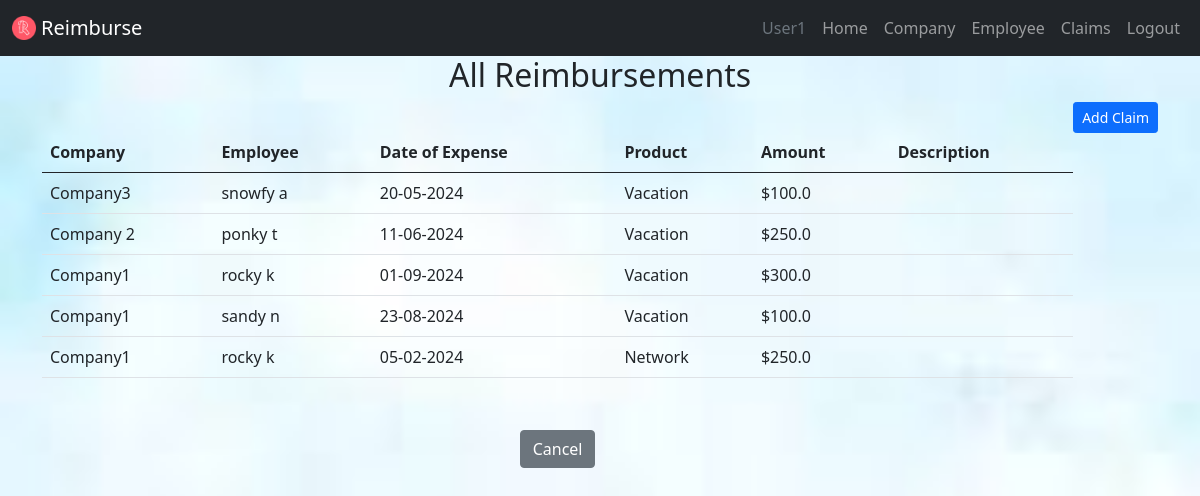
The page /reimbursements (signed in) on the database its author committed.
### website/models.py (models this page shows)
class User(db.Model, UserMixin):
    id = db.Column(db.Integer, primary_key=True)
    email = db.Column(db.String(150),nullable=False, unique=True)
    username = db.Column(db.String(150), nullable=False, unique=True)
    password = db.Column(db.String(150),nullable=False)
    companies = db.relationship('Company', backref='owner', lazy=True)

class Reimbursement(db.Model):
    id = db.Column(db.Integer, primary_key=True)
    employee_id = db.Column(db.Integer, db.ForeignKey('employee.id'), nullable=False)
    company_id = db.Column(db.Integer, db.ForeignKey('company.id'), nullable=False)
    date_of_expense = db.Column(db.DateTime(timezone=True), server_default=func.now())
    product = db.Column(db.String(100), nullable=False)
    amount = db.Column(db.Float, nullable=False)
    description = db.Column(db.Text, nullable=True)
    employee = db.relationship('Employee', backref=db.backref('reimbursement_records', lazy=True))
    company = db.relationship('Company', backref=db.backref('reimbursements', lazy=True))

class Company(db.Model):
    id = db.Column(db.Integer, primary_key=True)
    name = db.Column(db.String(150), nullable=False, unique=True)
    email = db.Column(db.String(120), nullable=True, unique=True)
    location = db.Column(db.String(200), nullable=False)
    website = db.Column(db.String(120), nullable=True)
    user_id = db.Column(db.Integer, db.ForeignKey('user.id'), nullable=False)
    employees = db.relationship('Employee', backref='company', lazy=True)

class Employee(db.Model):
    id = db.Column(db.Integer, primary_key=True)
    first_name = db.Column(db.String(100), nullable=False)
    last_name = db.Column(db.String(100), nullable=False)
    email = db.Column(db.String(120), nullable=False, unique=True)
    salary = db.Column(db.Float, nullable=True)
    hire_date = db.Column(db.Date, nullable=False)
    employee_number=db.Column(db.Integer,nullable=False)
    company_id = db.Column(db.Integer, db.ForeignKey('company.id'), nullable=False)

### website/views.py (the view)
@views.route('/reimbursements')
@login_required
def list_all_reimbursements():
    reimbursements = Reimbursement.query.all()
    companies = Company.query.all()
    employees = Employee.query.all()
    return render_template('reimbursements.html', reimbursements=reimbursements,user=current_user,employee=employees)

### website/__init__.py (called while the page is built)
def create_app():
    app = Flask(__name__)
    app.config['SECRET_KEY']="helloworld"
    app.config['SQLALCHEMY_DATABASE_URI'] = f'sqlite:///{DB_NAME}'
    db.init_app(app)
    app.config['UPLOAD_FOLDER']='uploads'
    app.config['ALLOWED_EXTENSIONS']={'png','jpg','jpeg','pdf'}
    def allowed_file(filename):
        return '.' in filename and \
            filename.rsplit('.',1)[1].lower() in app.config['ALLOWED_EXTENSIONS']
    from .views import views
    from .auth import auth
    app.register_blueprint(views, url_prefix="/")
    app.register_blueprint(auth, url_prefix="/")
    from .models import User,Company,Employee
    create_database(app)
    login_manager = LoginManager()
    login_manager.login_view ="auth.login"
    login_manager.init_app(app)
    @login_manager.user_loader
    def load_user(id):
        return User.query.get(int(id))
    return app

### website/templates/reimbursements.html
{% extends'base.html' %}
{% block content %}
<h2 align="center">All Reimbursements</h2>
<a href="{{url_for('views.add_claim')}}" class="btn btn-primary btn-sm  " style="float: right;">
    Add Claim</a>
<div
    style="display: flex;justify-content: center;align-items: center; flex-direction: column; gap: 20px; padding-top: 30px;">
    <table class="table">
        <thead>
            <tr>
                <th>Company</th>
                <th>Employee</th>
                <th>Date of Expense</th>
                <th>Product</th>
                <th>Amount</th>
                <th>Description</th>
            </tr>
        </thead>
        <tbody>
            {% for reimbursement in reimbursements %}
            <tr>
                <td>{{ reimbursement.employee.company.name }}</td>
                <td>{{ reimbursement.employee.first_name }} {{ reimbursement.employee.last_name }}</td>
                <td>{{ reimbursement.date_of_expense.strftime('%d-%m-%Y') }}</td>
                <td>{{ reimbursement.product }}</td>
                <td>${{ reimbursement.amount }}</td>
                <td>{{ reimbursement.description }}</td>
            </tr>
            {% endfor %}
        </tbody>
    </table>
    <div class="mt-3" align="'center">
        <a href="{{ url_for('views.home') }}" class="btn btn-secondary">Cancel</a>
    </div>
    {% endblock %}

### website/templates/base.html (shortened to what this page needs)
<!DOCTYPE html>
<html lang="en">
<head>
    <link href="https://cdn.jsdelivr.net/npm/bootstrap@5.0.2/dist/css/bootstrap.min.css" rel="stylesheet"
 />
    <link href="https://cdnjs.cloudflare.com/ajax/libs/font-awesome/6.0.0-beta3/css/all.min.css" rel="stylesheet">
    <link rel="stylesheet" href="{{ url_for('static',filename='CSS/style.css')}}">
</head>
<body>
    <nav class="navbar navbar-expand-lg navbar-dark bg-dark">
        <div class="container-fluid">
            <img src="../static/images/letter-r_12499428.png" width="24" style="margin-right: 5px;">
            <a class="navbar-brand" href="#">Reimburse</a>
            <div class="collapse navbar-collapse" id="navbar">
                <div class="navbar-nav ms-auto">
                    <small class="navbar-text text-muted" style="padding: 8px; font-size: 16px;">
                        {{ user.username }}
                    </small>
                    {% if user.is_authenticated %}
                    <a class="nav-item nav-link " href="/">Home</a>
                    <a class="nav-item nav-link " href="{{url_for('views.company_list')}}">Company</a>
                    <a class="nav-item nav-link " href="{{url_for('views.employees')}}">Employee</a>
                    <a class="nav-item nav-link " href="/reimbursements">Claims</a>
                    <a class="nav-item nav-link " href="/logout">Logout</a>
                    {% else %}
                    <a class="nav-item nav-link " href="/login">Login</a>
                    <a class="nav-item nav-link " href="/sign-up">Sign Up</a>
                    {% endif %}
                </div>
            </div>
        </div>
    </nav>
    <div class="container">{% block content %}{% endblock %}</div>
</body>
</html>

### website/static/CSS/style.css (style rules this page uses)
body { background-image: url(../images/d2.jpeg); background-size: cover; background-repeat: no-repeat; background-attachment: fixed; }

### rows shown on the page
User: username "User1"
Reimbursement: employee.company.name "Company3", employee.first_name "snowfy", employee.last_name "a", date_of_expense "20-05-2024", product "Vacation", amount "100.0"
Reimbursement: employee.company.name "Company 2", employee.first_name "ponky", employee.last_name "t", date_of_expense "11-06-2024", product "Vacation", amount "250.0"
Reimbursement: employee.company.name "Company1", employee.first_name "rocky", employee.last_name "k", date_of_expense "01-09-2024", product "Vacation", amount "300.0"
Reimbursement: employee.company.name "Company1", employee.first_name "sandy", employee.last_name "n", date_of_expense "23-08-2024", product "Vacation", amount "100.0"
Reimbursement: employee.company.name "Company1", employee.first_name "rocky", employee.last_name "k", date_of_expense "05-02-2024", product "Network", amount "250.0"
